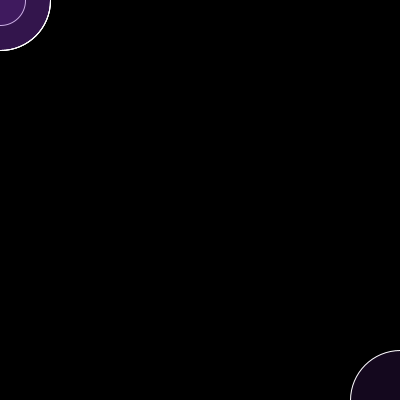
Frame 1 (no input)
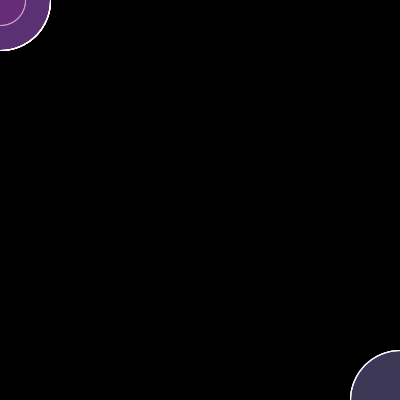
Frame 60 (the mouse pressed at the canvas centre just before this capture)
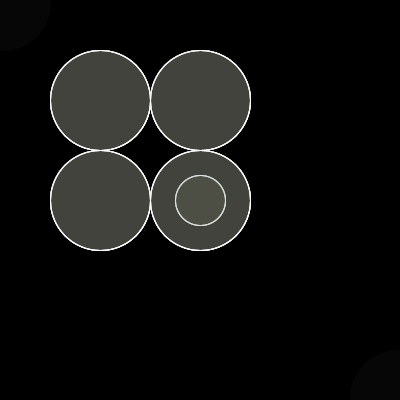
Frame 120 (the mouse held since frame 60 and released just before this capture)

The Processing sketch that drew these frames (run headless with seeded random() and noise(); from frame 60 on, the mouse is pressed at the canvas centre):

// Processing sketch: processing_50542
// ── processing_50542.pde

//HW#3-User
//Joshua Chang
//jmc1 Copyright 2012

boolean test = false;
float x, y;
void setup()
{
 
  size(400,400);
  smooth();
  background(0);
x=width/2;
y=height/2;
rectMode(CENTER);
}

void draw()
{
  if (test == true) {
   fill(0,20);
  } else {
   fill( 0 );
  }
  rect(0,0,width*2,height*2);
  fill(random(200),random(200),random(200), 40);
  stroke(255,255,255);
  ellipse(mouseX,mouseY,50,50); 
  ellipse(mouseX/2,mouseY,100,100);
  ellipse(mouseX/2,mouseY/2,100,100);
  ellipse(mouseX,mouseY/2,100,100);
  ellipse(width-mouseX,height-mouseY,100,100);

noFill();
 
  test = true;
  
 


 // ellipse(mouseX,mouseY,x,y);
  //fill(0,77,77);
  //ellipseMode(CENTER);

}
